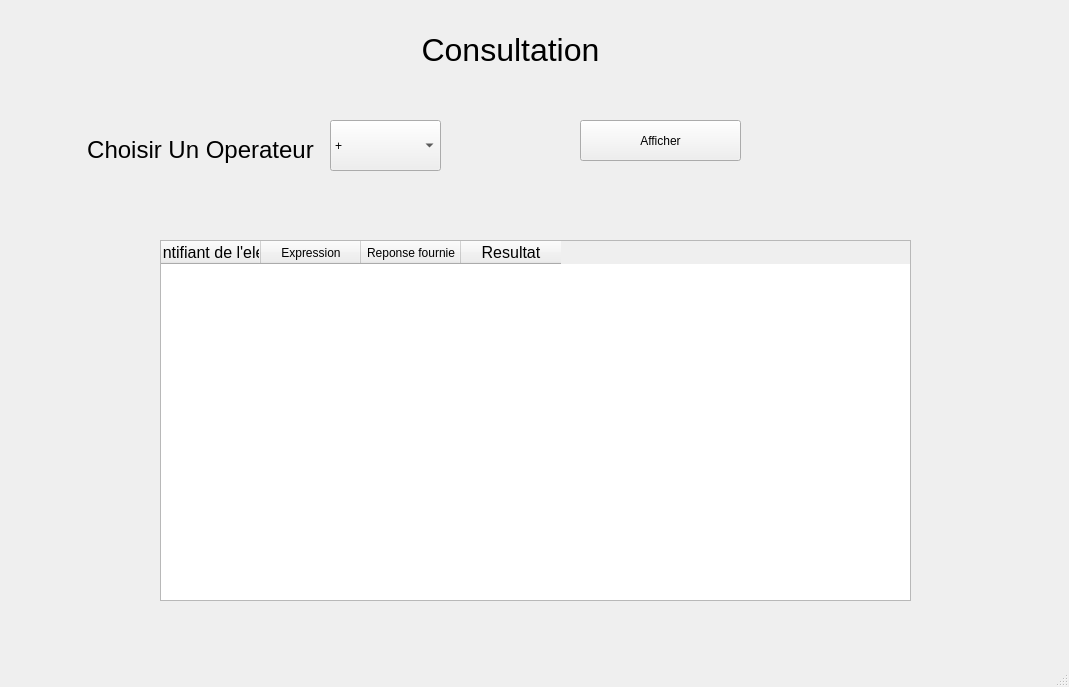
<?xml version="1.0" encoding="UTF-8"?>
<ui version="4.0">
 <class>MainWindow</class>
 <widget class="QMainWindow" name="MainWindow">
  <property name="geometry">
   <rect>
    <x>0</x>
    <y>0</y>
    <width>1069</width>
    <height>687</height>
   </rect>
  </property>
  <property name="windowTitle">
   <string>MainWindow</string>
  </property>
  <widget class="QWidget" name="centralwidget">
   <widget class="QLabel" name="label">
    <property name="geometry">
     <rect>
      <x>340</x>
      <y>30</y>
      <width>341</width>
      <height>41</height>
     </rect>
    </property>
    <property name="text">
     <string>&lt;html&gt;&lt;head/&gt;&lt;body&gt;&lt;p align=&quot;center&quot;&gt;&lt;span style=&quot; font-size:24pt;&quot;&gt;Consultation&lt;/span&gt;&lt;/p&gt;&lt;/body&gt;&lt;/html&gt;</string>
    </property>
   </widget>
   <widget class="QComboBox" name="op">
    <property name="geometry">
     <rect>
      <x>330</x>
      <y>120</y>
      <width>111</width>
      <height>51</height>
     </rect>
    </property>
    <item>
     <property name="text">
      <string>+</string>
     </property>
    </item>
    <item>
     <property name="text">
      <string>-</string>
     </property>
    </item>
    <item>
     <property name="text">
      <string>*</string>
     </property>
    </item>
    <item>
     <property name="text">
      <string>/</string>
     </property>
    </item>
   </widget>
   <widget class="QLabel" name="label_2">
    <property name="geometry">
     <rect>
      <x>30</x>
      <y>130</y>
      <width>341</width>
      <height>41</height>
     </rect>
    </property>
    <property name="text">
     <string>&lt;html&gt;&lt;head/&gt;&lt;body&gt;&lt;p align=&quot;center&quot;&gt;&lt;span style=&quot; font-size:18pt;&quot;&gt;Choisir Un Operateur&lt;/span&gt;&lt;/p&gt;&lt;/body&gt;&lt;/html&gt;</string>
    </property>
   </widget>
   <widget class="QPushButton" name="afficher">
    <property name="geometry">
     <rect>
      <x>580</x>
      <y>120</y>
      <width>161</width>
      <height>41</height>
     </rect>
    </property>
    <property name="styleSheet">
     <string notr="true">font: 16pt &quot;Sans Serif&quot;;</string>
    </property>
    <property name="text">
     <string>Afficher</string>
    </property>
   </widget>
   <widget class="QTableWidget" name="table">
    <property name="geometry">
     <rect>
      <x>160</x>
      <y>240</y>
      <width>751</width>
      <height>361</height>
     </rect>
    </property>
    <property name="styleSheet">
     <string notr="true"/>
    </property>
    <column>
     <property name="text">
      <string>Identifiant de l'eleve</string>
     </property>
     <property name="font">
      <font>
       <pointsize>12</pointsize>
      </font>
     </property>
    </column>
    <column>
     <property name="text">
      <string>Expression</string>
     </property>
    </column>
    <column>
     <property name="text">
      <string>Reponse fournie</string>
     </property>
    </column>
    <column>
     <property name="text">
      <string>Resultat</string>
     </property>
     <property name="font">
      <font>
       <pointsize>12</pointsize>
      </font>
     </property>
    </column>
   </widget>
  </widget>
  <widget class="QStatusBar" name="statusbar"/>
 </widget>
 <resources/>
 <connections/>
</ui>
